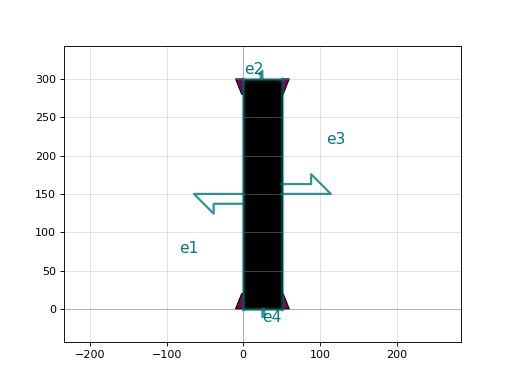

This chart was generated by the following Python code:
import gdsfactory as gf

c = gf.components.dicing_lane(size=(50, 300), layer_dicing='DICING')
c.plot()
